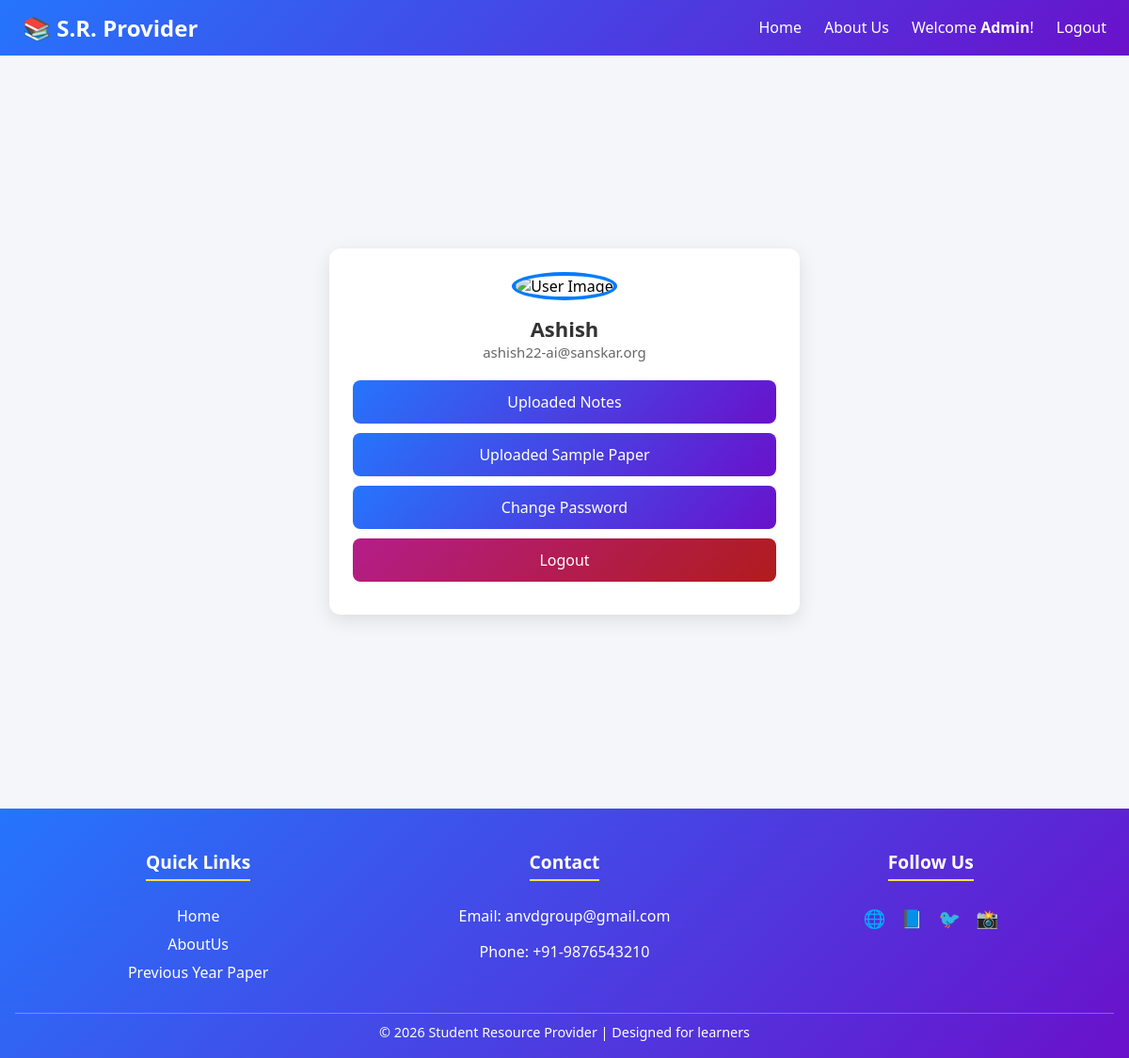
The page /profile/5/ (signed in) on the database its author committed.
### user_auth/models.py (models this page shows)
class CustomUser(AbstractUser):
   email = models.EmailField(unique=True)
   is_email_verified = models.BooleanField(default=False)
   email_otp = models.CharField(max_length=6, null=True, blank=True)
   otp_last_sent = models.DateTimeField(null=True, blank=True)

### user_auth/views.py (the view)
# urls.py: path("profile/<int:user_id>/",views.profile,name="profile"),
@login_required
def profile(request,user_id):
    user = CustomUser.objects.get(pk = user_id)
    return render(request,'profile.html',{'user':user})

### user_auth/templates/profile.html (shortened to what this page needs)
{% extends "base.html" %}
{% block main %}
<div class = "user-profile">
  <div class="profile-card">
    <img src="https://th.bing.com/th/id/OIP.U0lavRZhl9Y5-e_-UiptAwHaHa?w=171&h=180&c=7&r=0&o=7&dpr=1.5&pid=1.7&rm=3" alt="User Image" class="profile-img">
    <div class="profile-name" style = "text-transform:capitalize;">{{user.username}}</div>
    <div class="profile-email">{{user.email}}</div>
    <div class="profile-links">
      <a href="">Uploaded Notes</a>
      <a href="">Uploaded Sample Paper</a>
      <a href="{% url "change_password" %}">Change Password</a>
      <a href="{% url "logout" %}" class="logout">Logout</a>
    </div>
  </div>
</div>
{% endblock main %}

### user_auth/templates/navbar.html (shortened to what this page needs)
  <nav class="navbar">
    <div class="logo" >
      <a href = "{% url "home" %}">
        <span>📚 S.R. </span>Provider
      </a>
    </div>
    <ul id="nav-links">
      <li><a {% if request.path == '/' %} style = "text-decoration:underline; font-weight:600; color:skyblue;" {% endif %} href="{% url "home" %}">Home</a></li>
      <li><a {% if request.path == '/about-us/' %} style = "text-decoration:underline; font-weight:600; color:skyblue;" {% endif %} href="{% url "about" %}">About Us</a></li>
      {% if not request.user.is_authenticated %}
      <li><a {% if request.path == '/register/' %} style = "text-decoration:underline; font-weight:600; color:skyblue;" {% endif %} href="{% url "register" %}">Register</a></li>
      <li><a {% if request.path == '/login/' %} style = "text-decoration:underline; font-weight:600; color:skyblue;" {% endif %} href="{% url "login" %}">Login</a></li>
      {% else %}
      <li style="color: #fff;">Welcome <a href = {% url "profile" request.user.pk %}><strong style = "text-transform: capitalize;">{{ request.user.username }}</strong>!</a></li>
      <li><a href="{% url "logout" %}">Logout</a></li>
      {% endif %}
    </ul>
  </nav>

### user_auth/templates/navbar.html (style rules this page uses)
body { margin: 0; font-family: 'Segoe UI', Tahoma, Geneva, Verdana, sans-serif; }
.navbar { display: flex; justify-content: space-between; position:sticky; top:0px; z-index:200; align-items: center; background: linear-gradient(135deg, #2575fc, #6a11cb); padding: 0.8rem 1.5rem; color: #fff; }
.navbar .logo { font-size: 1.5rem; font-weight: bold; }
.navbar ul { list-style: none; display: flex; margin: 0; padding: 0; }
.navbar ul li { margin-left: 1.5rem; }
.navbar ul li a { text-decoration: none; color: #fff; font-size: 1rem; transition: color 0.3s ease; }
.logo { font-family: "Segoe UI", Arial, sans-serif; font-size: 1.4rem; font-weight: 600; }
.logo a { text-decoration: none; color: white; transition: color 0.3s ease; }

### user_auth/templates/profile.html (style rules this page uses)
.user-profile { font-family: 'Segoe UI', sans-serif; margin: 0; background: #f4f6f9; display: flex; justify-content: center; align-items: center; min-height: 100vh; }
.profile-card { background: #fff; border-radius: 12px; box-shadow: 0 6px 20px rgba(0,0,0,0.1); width: 90%; max-width: 450px; padding: 25px; text-align: center; transition: transform 0.3s; }
.profile-img { width: 120px; height: 120px; border-radius: 50%; object-fit: cover; border: 4px solid #007bff; margin-bottom: 15px; }
.profile-name { font-size: 22px; font-weight: bold; color: #333; }
.profile-email { font-size: 15px; color: #666; margin-bottom: 20px; }
.profile-links a { display: block; margin: 10px 0; padding: 12px; background: linear-gradient(135deg, #2575fc, #6a11cb);; color: #fff; text-decoration: none; border-radius: 8px; transition: background 0.3s; }
.profile-links .logout { background: linear-gradient(135deg, #b41d89, #b01c1c);; }

### rows shown on the page
CustomUser: user.username "Admin"
CustomUser: username "Ashish", email "ashish22-ai@sanskar.org"
